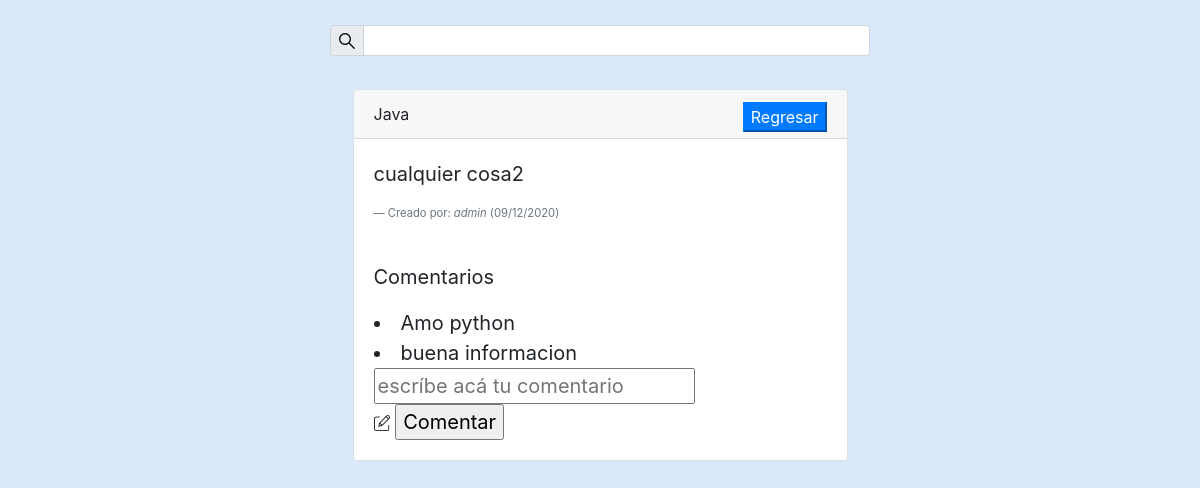
Page /blogPublicado/2 (signed in) on the earlier database version.
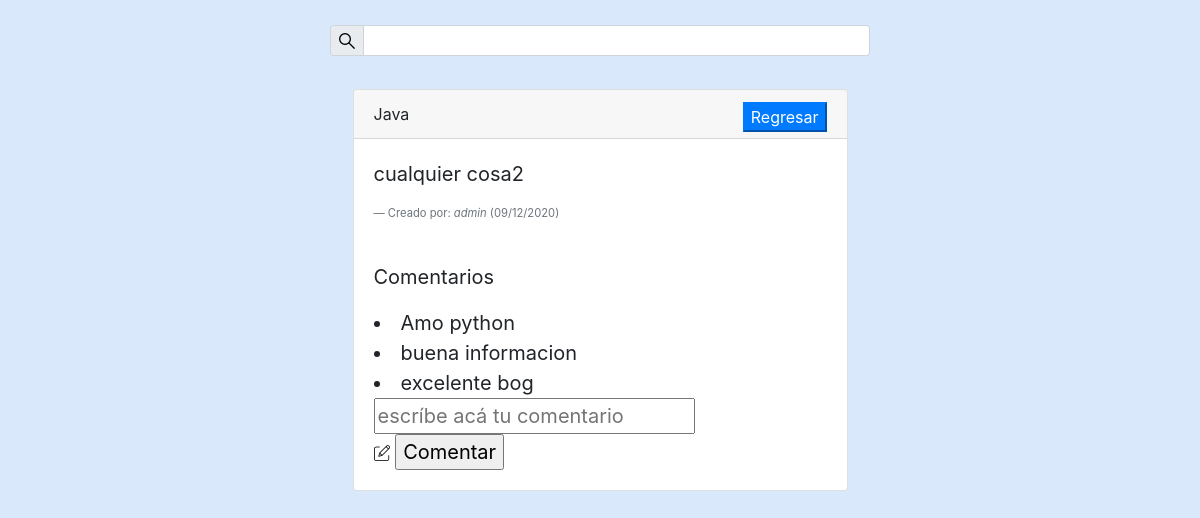
Same page on the later database version.
### tables this page shows
CREATE TABLE tbl_003_c (id_c INTEGER PRIMARY KEY AUTOINCREMENT, id_b INTEGER REFERENCES tbl_002_b, id_u INTEGER REFERENCES tbl_001_u ("01_id_u"), cuer_c TEXT, fecha_cc DATETIME, est_c VARCHAR (30));

### main.py (the view, shortened to what this page needs)
@app.route('/blogPublicado/<int:post_id>',methods=["GET","POST"])
def crearBlog(post_id):
    if "usuario" in session:
        user_id = session['usuario']
        try:
            with sqlite3.connect('Blogs.db') as con:
                con.row_factory = sqlite3.Row
                cur = con.cursor()
                cur.execute(f"SELECT tit,cuer_b,fecha_cb FROM tbl_002_b WHERE id_b={post_id}")
                row = cur.fetchone()
                if row is None:
                    flash("El blog no se encuentra")
                titulo = row["tit"]
                cuerpo = row["cuer_b"]
                fecha = row["fecha_cb"]
                error = None
                if request.method=="GET":
                    if titulo != "" and cuerpo != "":
                        try:
                            with sqlite3.connect('Blogs.db') as con:
                                con.row_factory = sqlite3.Row
                                cur = con.cursor()
                                cur.execute(f"select * from tbl_003_c where id_b = {post_id}")
                                row = cur.fetchall()
                                return render_template('blogPublicado.html',row = row,titulo=titulo, cuerpo=cuerpo,fecha=fecha, user=user_id)
                        except:
                            return "No se pudo recuperar comentarios"
                    else:
                        error = "Los campos titulo y cuerpo no pueden estar en blanco"
                        flash(error)
                        return render_template('crearEntrada.html')
        except:
            return "No se pudo recuperar blogs"
    else:
        return "Acción no permitida <a href='/'>adios</a>"

### templates/blogPublicado.html (shortened to what this page needs)
{% extends "base.html" %}
{% block contenido %}
    <div class="container">
        <div class="row">
            <div class="col-6 offset-3">
                <div class="input-group input-group-sm" style="margin-top:25px">
                    <div class="input-group-prepend">
                        <span class="input-group-text"><img src="{{ url_for('static', filename='lupa.png') }}"></span>
                    </div>
                    <input type="text" class="form-control fix-rounded-right" required>
                </div>
            </div>
        </div>
        <div class="row margin-card" >
            <div class="col-6 offset-3">
                <div class="card">
                    <form action="/vistaBlog">
                        <div class="card-header">
                            {{ titulo }}
                            <button type="submit" class="float-right btn-primary">Regresar</button>
                            </div>
                    </form>
                    <div class="card-body">
                    <blockquote class="blockquote mb-0">
                        <p>{{ cuerpo }}</p>
                        <footer class="blockquote-footer footer-card">Creado por:   <cite title="Source Title">{{user}}</cite> ({{fecha}})</footer>
                    </blockquote>
                    </div>
                    <div class="card-body">
                        <blockquote class="blockquote mb-0">
                            <p>Comentarios</p>
                            {%for r in row%}
                            <li>{{r['cuer_c']}}</li>
                            {%endfor%}
                            <form action="" name="formulario_comentario" id="formulario_comentario" method="POST">
                                <input type="text" name="Comments" id = "Comments" class="" placeholder="escríbe acá tu comentario">
                                <br><img src="{{ url_for('static', filename='editar.png') }}">
                                <input type="submit" value="Comentar" onmouseover="crearBlog2(post_id=r['id_b'])">
                            </form>
                        </blockquote>
                        </div>
                </div>
            </div>
        </div>
    </div>
{% endblock %}

Differences in the rows shown:
added tbl_003_c: cuer_c "excelente bog"
